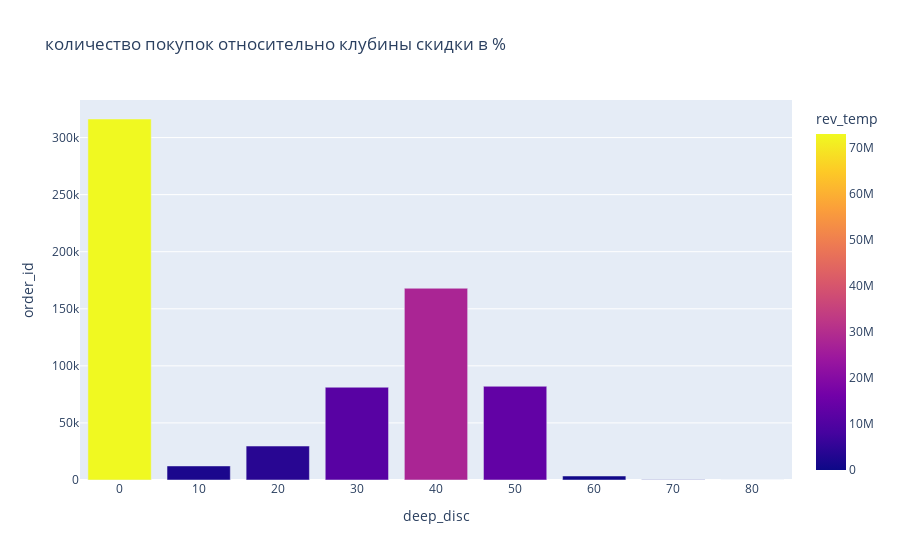

Write notebook code for a chart like this one.
### Markdown cell above
видно что примерно 40% людей брали товары по скидке хотя бы раз 
при этом доля этих людей в выручке больше 55% а в количестве заказов примерно 45%

### Code cell
deep_disc(unilever)

### Figure 1 — Plotly figure (JSON) as saved in the notebook; plotly's stock layout.template omitted (floating-point values rounded to 4 significant figures)
{"data": [{"alignmentgroup": "True", "customdata": [[185072], [11296], [26041], [64907], [119521], [66968], [3400], [159], [50]], "hovertemplate": "deep_disc=%{x}<br>order_id=%{y}<br>user_id=%{customdata[0]}<br>rev_temp=%{marker.color}<extra></extra>", "legendgroup": "", "marker": {"color": [73100000.0, 2025000.0, 3835000.0, 11380000.0, 27890000.0, 13330000.0, 528200.0, 13340.0, 4035.0], "coloraxis": "coloraxis"}, "name": "", "offsetgroup": "", "orientation": "v", "showlegend": false, "textposition": "auto", "type": "bar", "x": [0, 10, 20, 30, 40, 50, 60, 70, 80], "xaxis": "x", "y": [316271, 12321, 29747, 81273, 167984, 82113, 3493, 167, 50], "yaxis": "y"}], "layout": {"barmode": "relative", "coloraxis": {"colorbar": {"title": {"text": "rev_temp"}}, "colorscale": [[0, "#0d0887"], [0.1111, "#46039f"], [0.2222, "#7201a8"], [0.3333, "#9c179e"], [0.4444, "#bd3786"], [0.5556, "#d8576b"], [0.6667, "#ed7953"], [0.7778, "#fb9f3a"], [0.8889, "#fdca26"], [1, "#f0f921"]]}, "legend": {"tracegroupgap": 0}, "title": {"text": "количество покупок относительно клубины скидки в %"}, "xaxis": {"anchor": "y", "domain": [0, 1], "title": {"text": "deep_disc"}}, "yaxis": {"anchor": "x", "domain": [0, 1], "title": {"text": "order_id"}}}}
